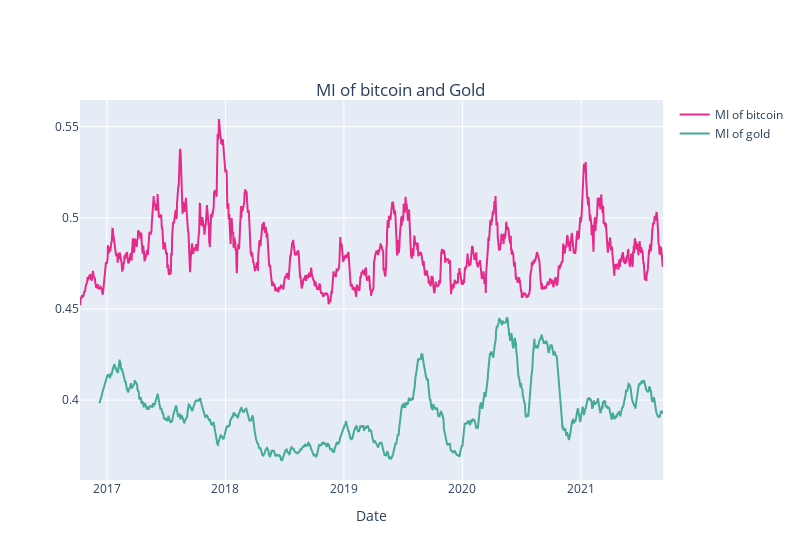

Write notebook code for a chart like this one.
### Code cell
fig=go.Figure()
fig.add_trace(go.Scatter(
    x=df.index[29:],
    y=df['bitcoin_cow'][29:],
    mode='lines',
    name='MI of bitcoin',
    marker=dict(color='rgb(231, 41, 138)')
))
fig.add_trace(go.Scatter(
    x=df.index[89:],
    y=df['gold_cow'][89:],
    mode='lines',
    name='MI of gold',
    marker=dict(color='rgb(68, 170, 153)')
))
fig.update_layout(title={'text':'MI of bitcoin and Gold', 'x':0.5, 'y':0.85},xaxis_title='Date',width=800)
fig.show()

### Figure 1 — Plotly figure (JSON) as saved in the notebook; plotly's stock layout.template omitted (floating-point values rounded to 4 significant figures; data arrays with more than 128 entries replaced by an {"elided": "..."} marker saying what was removed)
{"data": [{"marker": {"color": "rgb(231, 41, 138)"}, "mode": "lines", "name": "MI of bitcoin", "type": "scatter", "x": {"elided": "1797 str values"}, "y": {"elided": "1797 float values"}}, {"marker": {"color": "rgb(68, 170, 153)"}, "mode": "lines", "name": "MI of gold", "type": "scatter", "x": {"elided": "1737 str values"}, "y": {"elided": "1737 float values"}}], "layout": {"title": {"text": "MI of bitcoin and Gold", "x": 0.5, "y": 0.85}, "width": 800, "xaxis": {"title": {"text": "Date"}}}}
